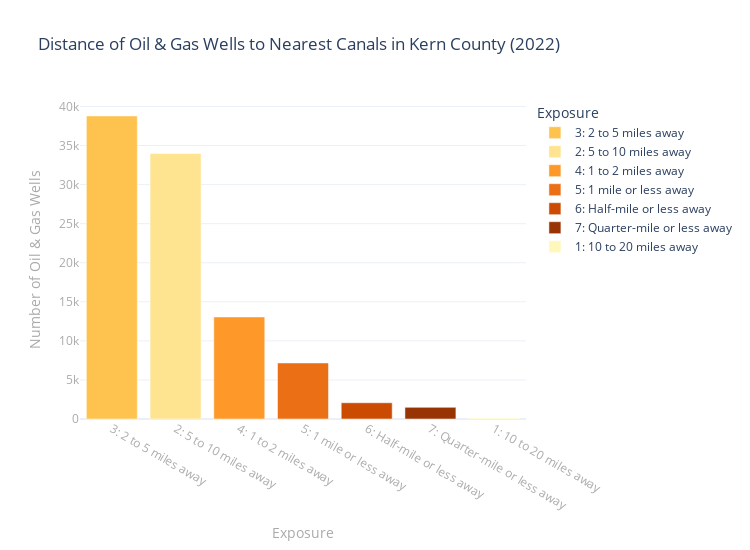

Notebook code for this chart:
### Code cell
## plotting results

# setting template
import plotly.io as pio
pio.templates.default = "plotly_white"
    # options: seaborn, simple_white, plotly, plotly_white, plotly_dark
    # presentation, xgridoff, ygridoff, gridon, none

# plot 
fig = px.bar(exposure,
        x='Exposure',
        y='Count',
        title="Distance of Oil & Gas Wells to Nearest Canals in Kern County (2022)",
        text_auto = False,
        height=550,
        width=750,
        color='Exposure',
        color_discrete_map={'1: 10 to 20 miles away':'#fff7bc', '2: 5 to 10 miles away':'#fee390', '3: 2 to 5 miles away':'#fec34f', '4: 1 to 2 miles away':'#fe9829', '5: 1 mile or less away':'#eb6f14', '6: Half-mile or less away':'#cb4b02', '7: Quarter-mile or less away':'#983404'},
                 labels={
                'Count': 'Number of Oil & Gas Wells',
                'index': 'Distance to Nearest Canal',
        })

# bar label
fig.update_traces(textposition='outside',textfont_size=10,textfont_color='black')

# axes labels
fig.update_yaxes(title_font_size=14,title_font_color='#aaa',tickfont_color='#aaa',tickfont_size=12)
fig.update_xaxes(title_font_size=14,title_font_color='#aaa',tickfont_color='#aaa',tickfont_size=12)

# show the figure
fig.show()

#save 
fig.write_html("welltocanaldistance2.html")

### Figure 1 — Plotly figure (JSON) as saved in the notebook; plotly's stock layout.template omitted (floating-point values rounded to 4 significant figures)
{"data": [{"alignmentgroup": "True", "hovertemplate": "Exposure=%{x}<br>Number of Oil & Gas Wells=%{y}<extra></extra>", "legendgroup": "3: 2 to 5 miles away", "marker": {"color": "#fec34f", "pattern": {"shape": ""}}, "name": "3: 2 to 5 miles away", "offsetgroup": "3: 2 to 5 miles away", "orientation": "v", "showlegend": true, "textfont": {"color": "black", "size": 10}, "textposition": "outside", "type": "bar", "x": ["3: 2 to 5 miles away"], "xaxis": "x", "y": [38790], "yaxis": "y"}, {"alignmentgroup": "True", "hovertemplate": "Exposure=%{x}<br>Number of Oil & Gas Wells=%{y}<extra></extra>", "legendgroup": "2: 5 to 10 miles away", "marker": {"color": "#fee390", "pattern": {"shape": ""}}, "name": "2: 5 to 10 miles away", "offsetgroup": "2: 5 to 10 miles away", "orientation": "v", "showlegend": true, "textfont": {"color": "black", "size": 10}, "textposition": "outside", "type": "bar", "x": ["2: 5 to 10 miles away"], "xaxis": "x", "y": [33997], "yaxis": "y"}, {"alignmentgroup": "True", "hovertemplate": "Exposure=%{x}<br>Number of Oil & Gas Wells=%{y}<extra></extra>", "legendgroup": "4: 1 to 2 miles away", "marker": {"color": "#fe9829", "pattern": {"shape": ""}}, "name": "4: 1 to 2 miles away", "offsetgroup": "4: 1 to 2 miles away", "orientation": "v", "showlegend": true, "textfont": {"color": "black", "size": 10}, "textposition": "outside", "type": "bar", "x": ["4: 1 to 2 miles away"], "xaxis": "x", "y": [13062], "yaxis": "y"}, {"alignmentgroup": "True", "hovertemplate": "Exposure=%{x}<br>Number of Oil & Gas Wells=%{y}<extra></extra>", "legendgroup": "5: 1 mile or less away", "marker": {"color": "#eb6f14", "pattern": {"shape": ""}}, "name": "5: 1 mile or less away", "offsetgroup": "5: 1 mile or less away", "orientation": "v", "showlegend": true, "textfont": {"color": "black", "size": 10}, "textposition": "outside", "type": "bar", "x": ["5: 1 mile or less away"], "xaxis": "x", "y": [7175], "yaxis": "y"}, {"alignmentgroup": "True", "hovertemplate": "Exposure=%{x}<br>Number of Oil & Gas Wells=%{y}<extra></extra>", "legendgroup": "6: Half-mile or less away", "marker": {"color": "#cb4b02", "pattern": {"shape": ""}}, "name": "6: Half-mile or less away", "offsetgroup": "6: Half-mile or less away", "orientation": "v", "showlegend": true, "textfont": {"color": "black", "size": 10}, "textposition": "outside", "type": "bar", "x": ["6: Half-mile or less away"], "xaxis": "x", "y": [2080], "yaxis": "y"}, {"alignmentgroup": "True", "hovertemplate": "Exposure=%{x}<br>Number of Oil & Gas Wells=%{y}<extra></extra>", "legendgroup": "7: Quarter-mile or less away", "marker": {"color": "#983404", "pattern": {"shape": ""}}, "name": "7: Quarter-mile or less away", "offsetgroup": "7: Quarter-mile or less away", "orientation": "v", "showlegend": true, "textfont": {"color": "black", "size": 10}, "textposition": "outside", "type": "bar", "x": ["7: Quarter-mile or less away"], "xaxis": "x", "y": [1489], "yaxis": "y"}, {"alignmentgroup": "True", "hovertemplate": "Exposure=%{x}<br>Number of Oil & Gas Wells=%{y}<extra></extra>", "legendgroup": "1: 10 to 20 miles away", "marker": {"color": "#fff7bc", "pattern": {"shape": ""}}, "name": "1: 10 to 20 miles away", "offsetgroup": "1: 10 to 20 miles away", "orientation": "v", "showlegend": true, "textfont": {"color": "black", "size": 10}, "textposition": "outside", "type": "bar", "x": ["1: 10 to 20 miles away"], "xaxis": "x", "y": [134], "yaxis": "y"}], "layout": {"barmode": "relative", "height": 550, "legend": {"title": {"text": "Exposure"}, "tracegroupgap": 0}, "title": {"text": "Distance of Oil & Gas Wells to Nearest Canals in Kern County (2022)"}, "width": 750, "xaxis": {"anchor": "y", "autorange": true, "categoryarray": ["3: 2 to 5 miles away", "2: 5 to 10 miles away", "4: 1 to 2 miles away", "5: 1 mile or less away", "6: Half-mile or less away", "7: Quarter-mile or less away", "1: 10 to 20 miles away"], "categoryorder": "array", "domain": [0, 1], "range": [-0.5, 6.5], "tickfont": {"color": "#aaa", "size": 12}, "title": {"font": {"color": "#aaa", "size": 14}, "text": "Exposure"}, "type": "category"}, "yaxis": {"anchor": "x", "autorange": true, "domain": [0, 1], "range": [0, 40830.0], "tickfont": {"color": "#aaa", "size": 12}, "title": {"font": {"color": "#aaa", "size": 14}, "text": "Number of Oil & Gas Wells"}, "type": "linear"}}}
